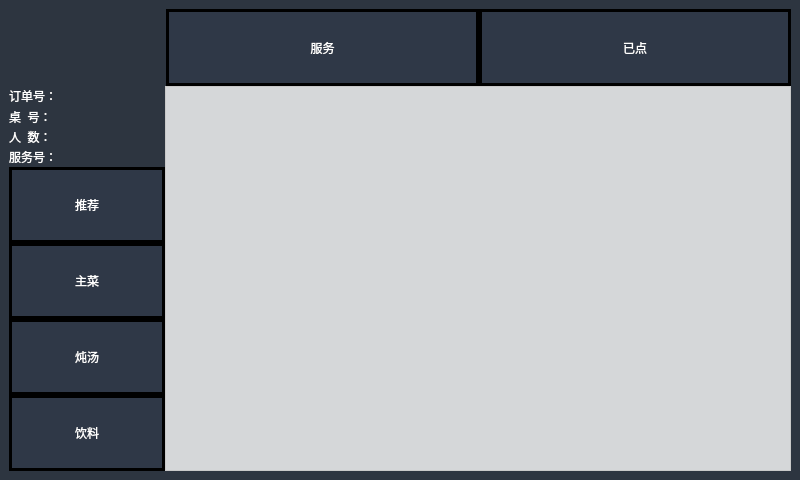
<?xml version="1.0" encoding="UTF-8"?>
<ui version="4.0">
 <class>MenuWindow</class>
 <widget class="QMainWindow" name="MenuWindow">
  <property name="geometry">
   <rect>
    <x>0</x>
    <y>0</y>
    <width>800</width>
    <height>480</height>
   </rect>
  </property>
  <property name="sizePolicy">
   <sizepolicy hsizetype="Expanding" vsizetype="Expanding">
    <horstretch>0</horstretch>
    <verstretch>0</verstretch>
   </sizepolicy>
  </property>
  <property name="minimumSize">
   <size>
    <width>800</width>
    <height>480</height>
   </size>
  </property>
  <property name="windowTitle">
   <string>MenuWindow</string>
  </property>
  <property name="styleSheet">
   <string notr="true">QMainWindow#MenuWindow
{
	background-color: rgb(45, 53, 64);
}
</string>
  </property>
  <widget class="QWidget" name="centralwidget">
   <property name="styleSheet">
    <string notr="true">QPushButton#Orderbt
{
background-color: rgba(47, 56, 71,1);
color: rgb(255, 255, 255);
border:2px solid;
border-style:solid;
border-width:3px;
	font: 18pt &quot;华光行楷_CNKI&quot;;
}
QPushButton#servicebt
{
	background-color: rgba(47, 56, 71,1);
color: rgb(255, 255, 255);
border:2px solid;
border-style:solid;
border-width:3px;
font: 18pt &quot;华光行楷_CNKI&quot;;
}
QPushButton#Recombt
{
	background-color: rgba(47, 56, 71,1);
color: rgb(255, 255, 255);
border:2px solid;
border-style:solid;
border-width:3px;
font: 16pt &quot;华光行楷_CNKI&quot;;
}
QPushButton#guicaibt
{
	background-color: rgba(47, 56, 71,1);
color: rgb(255, 255, 255);
border:2px solid;
border-style:solid;
border-width:3px;
font: 16pt &quot;华光行楷_CNKI&quot;;
}
QPushButton#yinpin
{
	background-color: rgba(47, 56, 71,1);
color: rgb(255, 255, 255);
border:2px solid;
border-style:solid;
border-width:3px;
font: 16pt &quot;华光行楷_CNKI&quot;;
}
QPushButton#yuecai
{
	background-color: rgba(47, 56, 71,1);
color: rgb(255, 255, 255);
border:2px solid;
border-style:solid;
border-width:3px;
font: 16pt &quot;华光行楷_CNKI&quot;;
}

QLineEdit#OrderEdit{
border-radius:5px;
	background-color: rgba(255, 255, 255,0);
font: 9pt &quot;华光粗黑_CNKI&quot;;
	color: rgb(255, 255, 255);
}

QLineEdit#peopleEdit{
border-radius:5px;
background-color: rgba(255, 255, 255,0);
font: 9pt &quot;华光粗黑_CNKI&quot;;
color: rgb(255, 255, 255);
}

QLineEdit#tableEdit{
border-radius:5px;
background-color: rgba(255, 255, 255,0);
font: 9pt &quot;华光粗黑_CNKI&quot;;
color: rgb(255, 255, 255);
}

QLineEdit#serEdit{
border-radius:5px;
background-color: rgba(255, 255, 255,0);
font: 9pt &quot;华光粗黑_CNKI&quot;;
color: rgb(255, 255, 255);
}
QLabel#Orderbel{
	color: rgb(255, 255, 255);
	font: 9pt &quot;华光粗黑_CNKI&quot;;

}
QLabel#peoplebel{
	color: rgb(255, 255, 255);
font: 9pt &quot;华光粗黑_CNKI&quot;;

}
QLabel#tablebel{
	color: rgb(255, 255, 255);
font: 9pt &quot;华光粗黑_CNKI&quot;;

}
QLabel#serbel{
	color: rgb(255, 255, 255);
font: 9pt &quot;华光粗黑_CNKI&quot;;

}
QPushButton#logoButton{
	border-image: url(:/load/logo.png);
	border-radius:30px;
}
QLineEdit#lineEdit{
border-radius:5px;
	background-color: rgba(255, 255, 255,0);
}
QTableWidget#Table_on{
	background-color: rgba(255, 255, 255,0.8);
}
</string>
   </property>
   <layout class="QGridLayout" name="gridLayout">
    <item row="0" column="0">
     <layout class="QVBoxLayout" name="verticalLayout_4" stretch="2,10">
      <property name="spacing">
       <number>0</number>
      </property>
      <item>
       <layout class="QHBoxLayout" name="horizontalLayout_2" stretch="2,8">
        <property name="spacing">
         <number>1</number>
        </property>
        <item>
         <widget class="QPushButton" name="logoButton">
          <property name="sizePolicy">
           <sizepolicy hsizetype="Expanding" vsizetype="Expanding">
            <horstretch>0</horstretch>
            <verstretch>0</verstretch>
           </sizepolicy>
          </property>
          <property name="text">
           <string/>
          </property>
          <property name="flat">
           <bool>true</bool>
          </property>
         </widget>
        </item>
        <item>
         <layout class="QHBoxLayout" name="horizontalLayout">
          <property name="spacing">
           <number>0</number>
          </property>
          <item>
           <widget class="QPushButton" name="servicebt">
            <property name="sizePolicy">
             <sizepolicy hsizetype="Expanding" vsizetype="Expanding">
              <horstretch>0</horstretch>
              <verstretch>0</verstretch>
             </sizepolicy>
            </property>
            <property name="text">
             <string>服务</string>
            </property>
            <property name="icon">
             <iconset resource="load.qrc">
              <normaloff>:/load/ser.png</normaloff>:/load/ser.png</iconset>
            </property>
            <property name="iconSize">
             <size>
              <width>46</width>
              <height>46</height>
             </size>
            </property>
            <property name="flat">
             <bool>true</bool>
            </property>
           </widget>
          </item>
          <item>
           <widget class="QPushButton" name="Orderbt">
            <property name="sizePolicy">
             <sizepolicy hsizetype="Expanding" vsizetype="Expanding">
              <horstretch>0</horstretch>
              <verstretch>0</verstretch>
             </sizepolicy>
            </property>
            <property name="text">
             <string>已点</string>
            </property>
            <property name="icon">
             <iconset resource="load.qrc">
              <normaloff>:/load/ding.png</normaloff>:/load/ding.png</iconset>
            </property>
            <property name="iconSize">
             <size>
              <width>46</width>
              <height>46</height>
             </size>
            </property>
            <property name="flat">
             <bool>true</bool>
            </property>
           </widget>
          </item>
         </layout>
        </item>
       </layout>
      </item>
      <item>
       <layout class="QHBoxLayout" name="horizontalLayout_7" stretch="2,8">
        <property name="spacing">
         <number>0</number>
        </property>
        <item>
         <layout class="QVBoxLayout" name="verticalLayout_3" stretch="4,15">
          <property name="spacing">
           <number>0</number>
          </property>
          <item>
           <widget class="QWidget" name="widget" native="true">
            <property name="sizePolicy">
             <sizepolicy hsizetype="Expanding" vsizetype="Expanding">
              <horstretch>0</horstretch>
              <verstretch>0</verstretch>
             </sizepolicy>
            </property>
            <layout class="QVBoxLayout" name="verticalLayout_2">
             <property name="spacing">
              <number>0</number>
             </property>
             <property name="leftMargin">
              <number>0</number>
             </property>
             <property name="topMargin">
              <number>0</number>
             </property>
             <property name="rightMargin">
              <number>0</number>
             </property>
             <property name="bottomMargin">
              <number>0</number>
             </property>
             <item>
              <layout class="QHBoxLayout" name="horizontalLayout_4" stretch="1,10">
               <property name="spacing">
                <number>0</number>
               </property>
               <item>
                <widget class="QLabel" name="Orderbel">
                 <property name="sizePolicy">
                  <sizepolicy hsizetype="Preferred" vsizetype="Expanding">
                   <horstretch>0</horstretch>
                   <verstretch>0</verstretch>
                  </sizepolicy>
                 </property>
                 <property name="text">
                  <string>订单号：</string>
                 </property>
                </widget>
               </item>
               <item>
                <widget class="QLineEdit" name="OrderEdit">
                 <property name="enabled">
                  <bool>false</bool>
                 </property>
                 <property name="sizePolicy">
                  <sizepolicy hsizetype="Expanding" vsizetype="Expanding">
                   <horstretch>0</horstretch>
                   <verstretch>0</verstretch>
                  </sizepolicy>
                 </property>
                </widget>
               </item>
              </layout>
             </item>
             <item>
              <layout class="QHBoxLayout" name="horizontalLayout_5" stretch="1,10">
               <property name="spacing">
                <number>0</number>
               </property>
               <item>
                <widget class="QLabel" name="tablebel">
                 <property name="sizePolicy">
                  <sizepolicy hsizetype="Preferred" vsizetype="Expanding">
                   <horstretch>0</horstretch>
                   <verstretch>0</verstretch>
                  </sizepolicy>
                 </property>
                 <property name="text">
                  <string>桌  号：</string>
                 </property>
                </widget>
               </item>
               <item>
                <widget class="QLineEdit" name="tableEdit">
                 <property name="enabled">
                  <bool>false</bool>
                 </property>
                 <property name="sizePolicy">
                  <sizepolicy hsizetype="Expanding" vsizetype="Expanding">
                   <horstretch>0</horstretch>
                   <verstretch>0</verstretch>
                  </sizepolicy>
                 </property>
                </widget>
               </item>
              </layout>
             </item>
             <item>
              <layout class="QHBoxLayout" name="horizontalLayout_6" stretch="1,10">
               <property name="spacing">
                <number>0</number>
               </property>
               <item>
                <widget class="QLabel" name="peoplebel">
                 <property name="sizePolicy">
                  <sizepolicy hsizetype="Preferred" vsizetype="Expanding">
                   <horstretch>0</horstretch>
                   <verstretch>0</verstretch>
                  </sizepolicy>
                 </property>
                 <property name="text">
                  <string>人  数：</string>
                 </property>
                </widget>
               </item>
               <item>
                <widget class="QLineEdit" name="peopleEdit">
                 <property name="enabled">
                  <bool>false</bool>
                 </property>
                 <property name="sizePolicy">
                  <sizepolicy hsizetype="Expanding" vsizetype="Expanding">
                   <horstretch>0</horstretch>
                   <verstretch>0</verstretch>
                  </sizepolicy>
                 </property>
                </widget>
               </item>
              </layout>
             </item>
             <item>
              <layout class="QHBoxLayout" name="horizontalLayout_3" stretch="1,10">
               <property name="spacing">
                <number>0</number>
               </property>
               <item>
                <widget class="QLabel" name="serbel">
                 <property name="sizePolicy">
                  <sizepolicy hsizetype="Preferred" vsizetype="Expanding">
                   <horstretch>0</horstretch>
                   <verstretch>0</verstretch>
                  </sizepolicy>
                 </property>
                 <property name="text">
                  <string>服务号：</string>
                 </property>
                </widget>
               </item>
               <item>
                <widget class="QLineEdit" name="serEdit">
                 <property name="enabled">
                  <bool>false</bool>
                 </property>
                 <property name="sizePolicy">
                  <sizepolicy hsizetype="Expanding" vsizetype="Expanding">
                   <horstretch>0</horstretch>
                   <verstretch>0</verstretch>
                  </sizepolicy>
                 </property>
                </widget>
               </item>
              </layout>
             </item>
            </layout>
           </widget>
          </item>
          <item>
           <layout class="QVBoxLayout" name="verticalLayout">
            <property name="spacing">
             <number>0</number>
            </property>
            <item>
             <widget class="QPushButton" name="Recombt">
              <property name="sizePolicy">
               <sizepolicy hsizetype="Expanding" vsizetype="Expanding">
                <horstretch>0</horstretch>
                <verstretch>0</verstretch>
               </sizepolicy>
              </property>
              <property name="text">
               <string>推荐</string>
              </property>
              <property name="icon">
               <iconset resource="load.qrc">
                <normaloff>:/load/rec.png</normaloff>:/load/rec.png</iconset>
              </property>
              <property name="iconSize">
               <size>
                <width>47</width>
                <height>47</height>
               </size>
              </property>
              <property name="flat">
               <bool>true</bool>
              </property>
             </widget>
            </item>
            <item>
             <widget class="QPushButton" name="guicaibt">
              <property name="sizePolicy">
               <sizepolicy hsizetype="Expanding" vsizetype="Expanding">
                <horstretch>0</horstretch>
                <verstretch>0</verstretch>
               </sizepolicy>
              </property>
              <property name="text">
               <string>主菜</string>
              </property>
              <property name="icon">
               <iconset resource="load.qrc">
                <normaloff>:/load/ma.png</normaloff>:/load/ma.png</iconset>
              </property>
              <property name="iconSize">
               <size>
                <width>47</width>
                <height>47</height>
               </size>
              </property>
              <property name="flat">
               <bool>true</bool>
              </property>
             </widget>
            </item>
            <item>
             <widget class="QPushButton" name="yuecai">
              <property name="sizePolicy">
               <sizepolicy hsizetype="Expanding" vsizetype="Expanding">
                <horstretch>0</horstretch>
                <verstretch>0</verstretch>
               </sizepolicy>
              </property>
              <property name="text">
               <string>炖汤</string>
              </property>
              <property name="icon">
               <iconset resource="load.qrc">
                <normaloff>:/load/soup.png</normaloff>:/load/soup.png</iconset>
              </property>
              <property name="iconSize">
               <size>
                <width>47</width>
                <height>47</height>
               </size>
              </property>
              <property name="flat">
               <bool>true</bool>
              </property>
             </widget>
            </item>
            <item>
             <widget class="QPushButton" name="yinpin">
              <property name="sizePolicy">
               <sizepolicy hsizetype="Expanding" vsizetype="Expanding">
                <horstretch>0</horstretch>
                <verstretch>0</verstretch>
               </sizepolicy>
              </property>
              <property name="text">
               <string>饮料</string>
              </property>
              <property name="icon">
               <iconset resource="load.qrc">
                <normaloff>:/load/drink.png</normaloff>:/load/drink.png</iconset>
              </property>
              <property name="iconSize">
               <size>
                <width>47</width>
                <height>47</height>
               </size>
              </property>
              <property name="flat">
               <bool>true</bool>
              </property>
             </widget>
            </item>
           </layout>
          </item>
         </layout>
        </item>
        <item>
         <widget class="QTableWidget" name="Table_on">
          <property name="sizePolicy">
           <sizepolicy hsizetype="Expanding" vsizetype="Expanding">
            <horstretch>0</horstretch>
            <verstretch>0</verstretch>
           </sizepolicy>
          </property>
          <property name="autoScroll">
           <bool>true</bool>
          </property>
          <attribute name="horizontalHeaderVisible">
           <bool>false</bool>
          </attribute>
          <attribute name="horizontalHeaderDefaultSectionSize">
           <number>200</number>
          </attribute>
          <attribute name="horizontalHeaderHighlightSections">
           <bool>true</bool>
          </attribute>
          <attribute name="verticalHeaderVisible">
           <bool>false</bool>
          </attribute>
          <attribute name="verticalHeaderDefaultSectionSize">
           <number>199</number>
          </attribute>
          <attribute name="verticalHeaderHighlightSections">
           <bool>true</bool>
          </attribute>
         </widget>
        </item>
       </layout>
      </item>
     </layout>
    </item>
   </layout>
  </widget>
 </widget>
 <resources>
  <include location="load.qrc"/>
 </resources>
 <connections/>
</ui>
